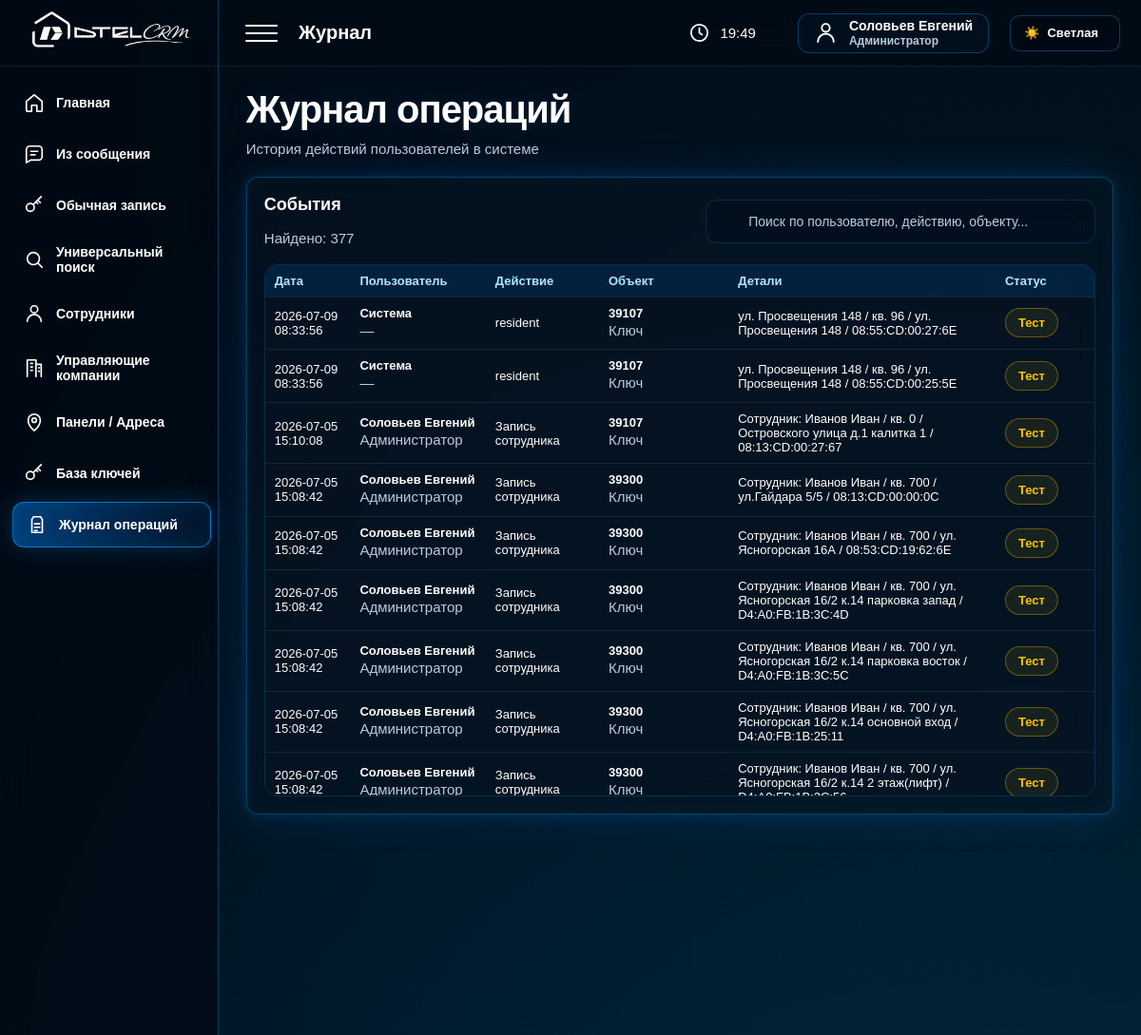
/log (signed in, upper part), run on an earlier commit of the app's database.
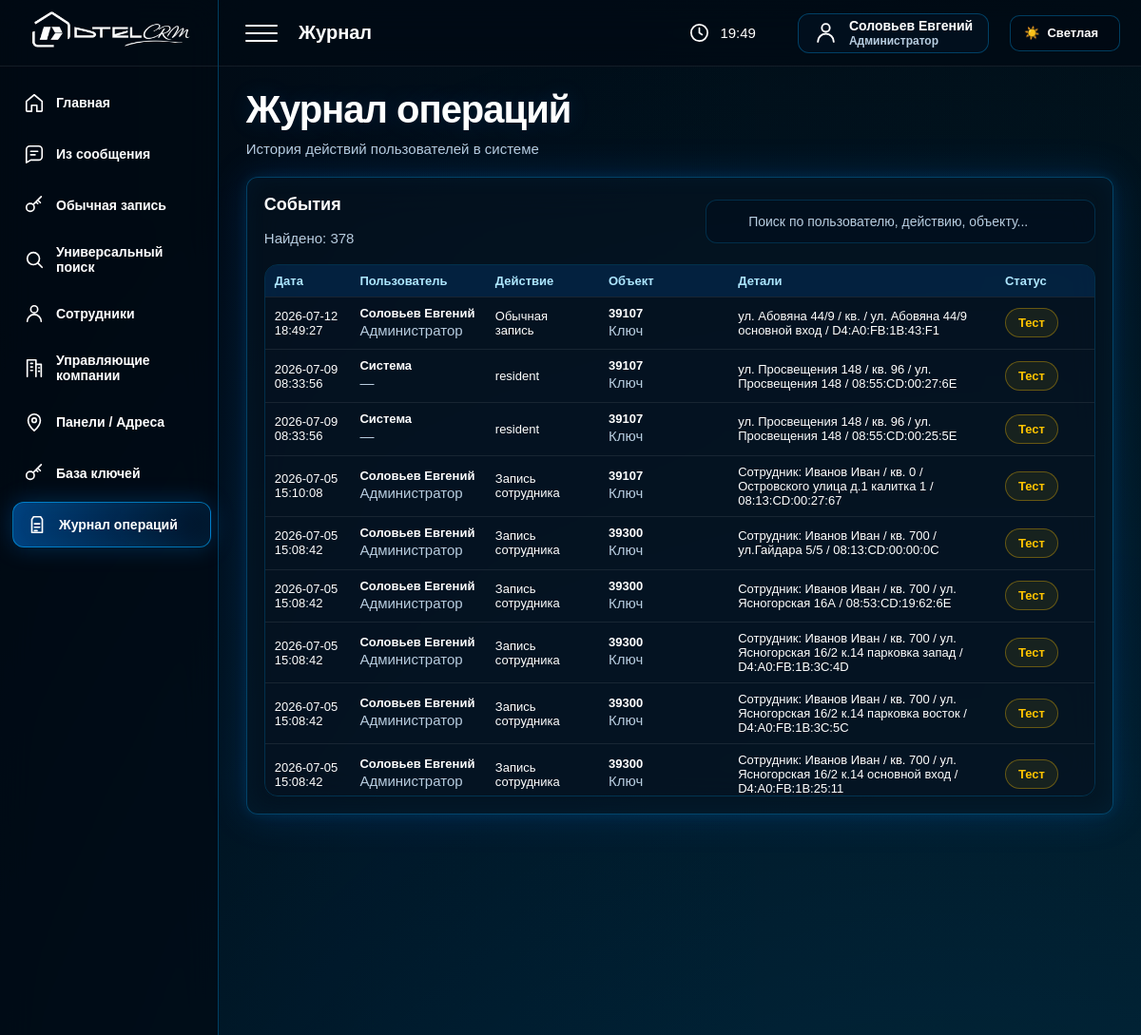
And on a later commit of the database.
### tables this page shows
CREATE TABLE operation_log (
            id INTEGER PRIMARY KEY AUTOINCREMENT,
            mode TEXT NOT NULL,
            printed_number TEXT DEFAULT '',
            hex_value TEXT NOT NULL,
            flat_num TEXT DEFAULT '',
            mac TEXT NOT NULL,
            panel_name TEXT DEFAULT '',
            status TEXT NOT NULL,
            response TEXT DEFAULT '',
            created_at TEXT DEFAULT CURRENT_TIMESTAMP
        , address TEXT DEFAULT '', apartment TEXT DEFAULT '', username TEXT DEFAULT '', user_full_name TEXT DEFAULT '', user_role TEXT DEFAULT '', action TEXT DEFAULT '', object_type TEXT DEFAULT '', object_name TEXT DEFAULT '', details TEXT DEFAULT '', ip_address TEXT DEFAULT '');

### app/routers/log.py (the view)
@router.get("/log", response_class=HTMLResponse)
def log_page(request: Request):
    return templates.TemplateResponse(
        "log.html",
        {
            "request": request,
            "rows": get_last_operations(),
        },
    )

### app/templates/log.html (shortened to what this page needs)
{% extends 'base.html' %}
{% block page_name %}Журнал{% endblock %}
{% block content %}
<div class="hero-title">
    <h1>Журнал операций</h1>
    <p class="subtitle">История действий пользователей в системе</p>
</div>
<div class="panel log-panel">
    <div class="panel-list-head">
        <div>
            <h2>События</h2>
            <p class="subtitle">
                Найдено: <span id="logFound">{{ rows|length }}</span>
            </p>
        </div>
        <div class="panel-search">
            <input
                type="text"
                id="logSearch"
                placeholder="Поиск по пользователю, действию, объекту..."
                autocomplete="off"
            >
        </div>
    </div>
    <div class="table-scroll log-scroll">
        <table id="logTable">
            <thead>
            <tr>
                <th>Дата</th>
                <th>Пользователь</th>
                <th>Действие</th>
                <th>Объект</th>
                <th>Детали</th>
                <th>Статус</th>
            </tr>
            </thead>
            <tbody>
            {% for r in rows %}
            <tr>
                <td>{{ r.created_at }}</td>
                <td>
                    <b>{{ r.user_name }}</b><br>
                    <span class="subtitle">{{ r.user_role_name }}</span>
                </td>
                <td>{{ r.action_name }}</td>
                <td>
                    <b>{{ r.object_name_view }}</b><br>
                    <span class="subtitle">{{ r.object_type_view }}</span>
                </td>
                <td>{{ r.details_view }}</td>
                <td>
                    {% if r.status_name == 'Ошибка' or r.status_name == 'Ошибка CRM' %}
                        <span class="badge error">{{ r.status_name }}</span>
                    {% elif r.status_name == 'Тест' %}
                        <span class="badge dry-run">{{ r.status_name }}</span>
                    {% else %}
                        <span class="badge success">{{ r.status_name }}</span>
                    {% endif %}
                </td>
            </tr>
            {% endfor %}
            </tbody>
        </table>
    </div>
</div>
{% endblock %}

What changed in the data, as far as the page shows it:
no longer on this page (row unchanged): operation_log: created_at "2026-07-05 15:08:42", user_name "Соловьев Евгений", user_role_name "Администратор", action_name "Запись сотрудника", object_name_view "39300", object_type_view "Ключ", details_view "Сотрудник: Иванов Иван / кв. 700 / ул. Ясногорская 16/2 к.14 2 этаж(лифт) /…", status_name "Тест"
added operation_log: created_at "2026-07-12 18:49:27", user_name "Соловьев Евгений", user_role_name "Администратор", action_name "Обычная запись", object_name_view "39107", object_type_view "Ключ", details_view "ул. Абовяна 44/9 / кв. / ул. Абовяна 44/9 основной вход / D4:A0:FB:1B:43:F1", status_name "Тест"
Also different on the page:
{{ rows|length }}: "377" → "378"
